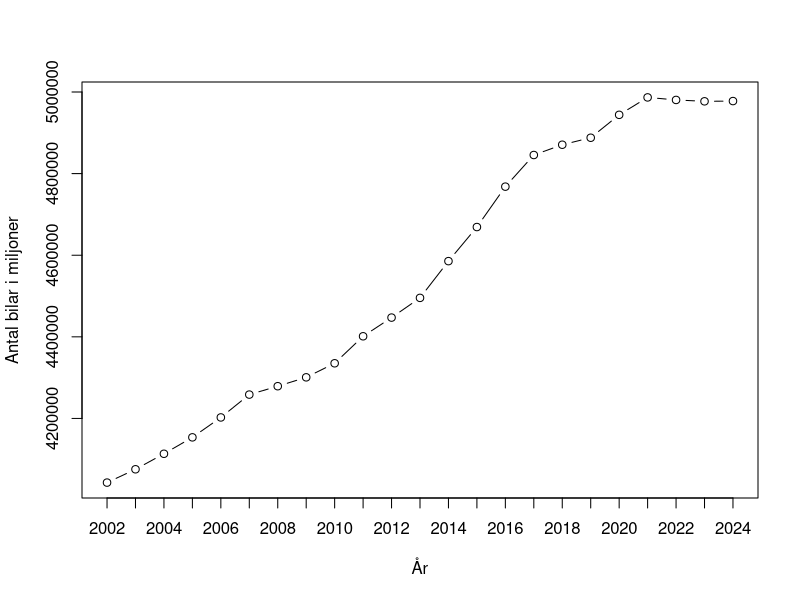

This chart was generated by the following R code:
## ---- chunk 1
#| echo: false
#Load
traffic <- read.csv("data/traffic.csv")
traffic$år <- as.numeric(traffic$år)
## ---- chunk 2
#| echo: false
#| label: fig-trafik
#| fig-cap: "Visar antalet personbilar totalt per år mellan åren 2002 - 2024."
plot(traffic$år, traffic$Antal,
     xlab = "År",
     ylab = "Antal bilar i miljoner",
     type = "b",
     col = "black",
     xaxt = "n")

axis(1, at = traffic$år, labels = traffic$år)
